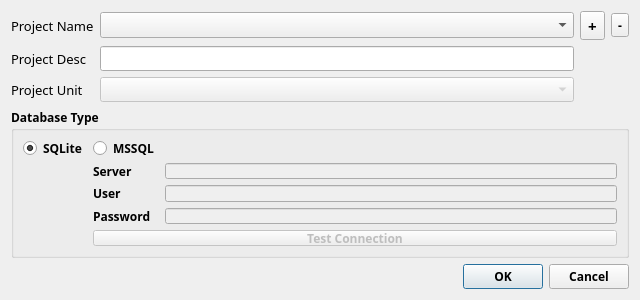
<?xml version="1.0" encoding="UTF-8"?>
<ui version="4.0">
 <class>ProjectDialog</class>
 <widget class="QDialog" name="ProjectDialog">
  <property name="windowModality">
   <enum>Qt::WindowModal</enum>
  </property>
  <property name="geometry">
   <rect>
    <x>0</x>
    <y>0</y>
    <width>640</width>
    <height>300</height>
   </rect>
  </property>
  <property name="minimumSize">
   <size>
    <width>640</width>
    <height>300</height>
   </size>
  </property>
  <property name="maximumSize">
   <size>
    <width>640</width>
    <height>300</height>
   </size>
  </property>
  <property name="font">
   <font>
    <family>맑은 고딕</family>
    <weight>75</weight>
    <bold>true</bold>
   </font>
  </property>
  <property name="windowTitle">
   <string>Project</string>
  </property>
  <property name="windowIcon">
   <iconset resource="../res/Resource.qrc">
    <normaloff>:/newPrefix/Project.svg</normaloff>:/newPrefix/Project.svg</iconset>
  </property>
  <property name="modal">
   <bool>true</bool>
  </property>
  <layout class="QGridLayout" name="gridLayout">
   <item row="2" column="0">
    <widget class="QDialogButtonBox" name="buttonBox">
     <property name="font">
      <font>
       <family>맑은 고딕</family>
       <weight>75</weight>
       <bold>true</bold>
      </font>
     </property>
     <property name="standardButtons">
      <set>QDialogButtonBox::Cancel|QDialogButtonBox::Ok</set>
     </property>
    </widget>
   </item>
   <item row="1" column="0">
    <widget class="QGroupBox" name="groupBoxDBType">
     <property name="title">
      <string>Database Type</string>
     </property>
     <layout class="QGridLayout" name="gridLayout_2">
      <item row="0" column="0">
       <layout class="QGridLayout" name="gridLayout_3">
        <item row="3" column="2">
         <widget class="QLineEdit" name="lineEditPassword">
          <property name="enabled">
           <bool>false</bool>
          </property>
          <property name="inputMask">
           <string/>
          </property>
         </widget>
        </item>
        <item row="2" column="2">
         <widget class="QLineEdit" name="lineEditUser">
          <property name="enabled">
           <bool>false</bool>
          </property>
         </widget>
        </item>
        <item row="1" column="2">
         <widget class="QLineEdit" name="lineEditServer">
          <property name="enabled">
           <bool>false</bool>
          </property>
         </widget>
        </item>
        <item row="0" column="0">
         <widget class="QRadioButton" name="radioButtonSQLite">
          <property name="text">
           <string>SQLite</string>
          </property>
          <property name="checked">
           <bool>true</bool>
          </property>
         </widget>
        </item>
        <item row="1" column="1">
         <widget class="QLabel" name="labelServer">
          <property name="text">
           <string>Server</string>
          </property>
         </widget>
        </item>
        <item row="2" column="1">
         <widget class="QLabel" name="labelUser">
          <property name="text">
           <string>User</string>
          </property>
         </widget>
        </item>
        <item row="3" column="1">
         <widget class="QLabel" name="labelPassword">
          <property name="text">
           <string>Password</string>
          </property>
         </widget>
        </item>
        <item row="4" column="1" colspan="2">
         <widget class="QPushButton" name="pushButtonTestConnection">
          <property name="enabled">
           <bool>false</bool>
          </property>
          <property name="text">
           <string>Test Connection</string>
          </property>
         </widget>
        </item>
        <item row="0" column="1">
         <widget class="QRadioButton" name="radioButtonMSSQL">
          <property name="text">
           <string>MSSQL</string>
          </property>
         </widget>
        </item>
       </layout>
      </item>
     </layout>
    </widget>
   </item>
   <item row="0" column="0">
    <layout class="QGridLayout" name="gridLayout_4">
     <item row="2" column="1">
      <widget class="QComboBox" name="comboBoxProjectUnit">
       <property name="enabled">
        <bool>false</bool>
       </property>
      </widget>
     </item>
     <item row="0" column="1">
      <widget class="QComboBox" name="comboBox">
       <property name="font">
        <font>
         <family>맑은 고딕</family>
         <pointsize>10</pointsize>
         <weight>75</weight>
         <bold>true</bold>
        </font>
       </property>
      </widget>
     </item>
     <item row="0" column="0">
      <widget class="QLabel" name="label">
       <property name="font">
        <font>
         <family>맑은 고딕</family>
         <pointsize>10</pointsize>
         <weight>50</weight>
         <bold>false</bold>
        </font>
       </property>
       <property name="text">
        <string>Project Name</string>
       </property>
      </widget>
     </item>
     <item row="0" column="2">
      <widget class="QToolButton" name="toolButtonAdd">
       <property name="font">
        <font>
         <family>Noto Sans CJK KR Bold</family>
         <pointsize>11</pointsize>
         <weight>75</weight>
         <bold>true</bold>
        </font>
       </property>
       <property name="text">
        <string>+</string>
       </property>
       <property name="icon">
        <iconset resource="../res/Resource.qrc">
         <normaloff>:/newPrefix/Add.svg</normaloff>:/newPrefix/Add.svg</iconset>
       </property>
      </widget>
     </item>
     <item row="1" column="0">
      <widget class="QLabel" name="label_2">
       <property name="font">
        <font>
         <pointsize>10</pointsize>
         <weight>50</weight>
         <bold>false</bold>
        </font>
       </property>
       <property name="text">
        <string>Project Desc</string>
       </property>
      </widget>
     </item>
     <item row="0" column="3">
      <widget class="QToolButton" name="toolButtonDelete">
       <property name="text">
        <string>-</string>
       </property>
       <property name="icon">
        <iconset resource="../res/Resource.qrc">
         <normaloff>:/newPrefix/Remove.svg</normaloff>:/newPrefix/Remove.svg</iconset>
       </property>
      </widget>
     </item>
     <item row="1" column="1">
      <widget class="QLineEdit" name="lineEditProjectDesc"/>
     </item>
     <item row="2" column="0">
      <widget class="QLabel" name="label_3">
       <property name="font">
        <font>
         <pointsize>10</pointsize>
         <weight>50</weight>
         <bold>false</bold>
        </font>
       </property>
       <property name="text">
        <string>Project Unit</string>
       </property>
      </widget>
     </item>
    </layout>
   </item>
  </layout>
 </widget>
 <tabstops>
  <tabstop>comboBox</tabstop>
  <tabstop>toolButtonAdd</tabstop>
  <tabstop>toolButtonDelete</tabstop>
  <tabstop>lineEditProjectDesc</tabstop>
  <tabstop>comboBoxProjectUnit</tabstop>
  <tabstop>radioButtonSQLite</tabstop>
  <tabstop>radioButtonMSSQL</tabstop>
  <tabstop>lineEditServer</tabstop>
  <tabstop>lineEditUser</tabstop>
  <tabstop>lineEditPassword</tabstop>
  <tabstop>pushButtonTestConnection</tabstop>
 </tabstops>
 <resources>
  <include location="../res/Resource.qrc"/>
 </resources>
 <connections>
  <connection>
   <sender>buttonBox</sender>
   <signal>rejected()</signal>
   <receiver>ProjectDialog</receiver>
   <slot>reject()</slot>
   <hints>
    <hint type="sourcelabel">
     <x>299</x>
     <y>79</y>
    </hint>
    <hint type="destinationlabel">
     <x>299</x>
     <y>49</y>
    </hint>
   </hints>
  </connection>
  <connection>
   <sender>buttonBox</sender>
   <signal>accepted()</signal>
   <receiver>ProjectDialog</receiver>
   <slot>accept()</slot>
   <hints>
    <hint type="sourcelabel">
     <x>299</x>
     <y>79</y>
    </hint>
    <hint type="destinationlabel">
     <x>299</x>
     <y>49</y>
    </hint>
   </hints>
  </connection>
 </connections>
</ui>
